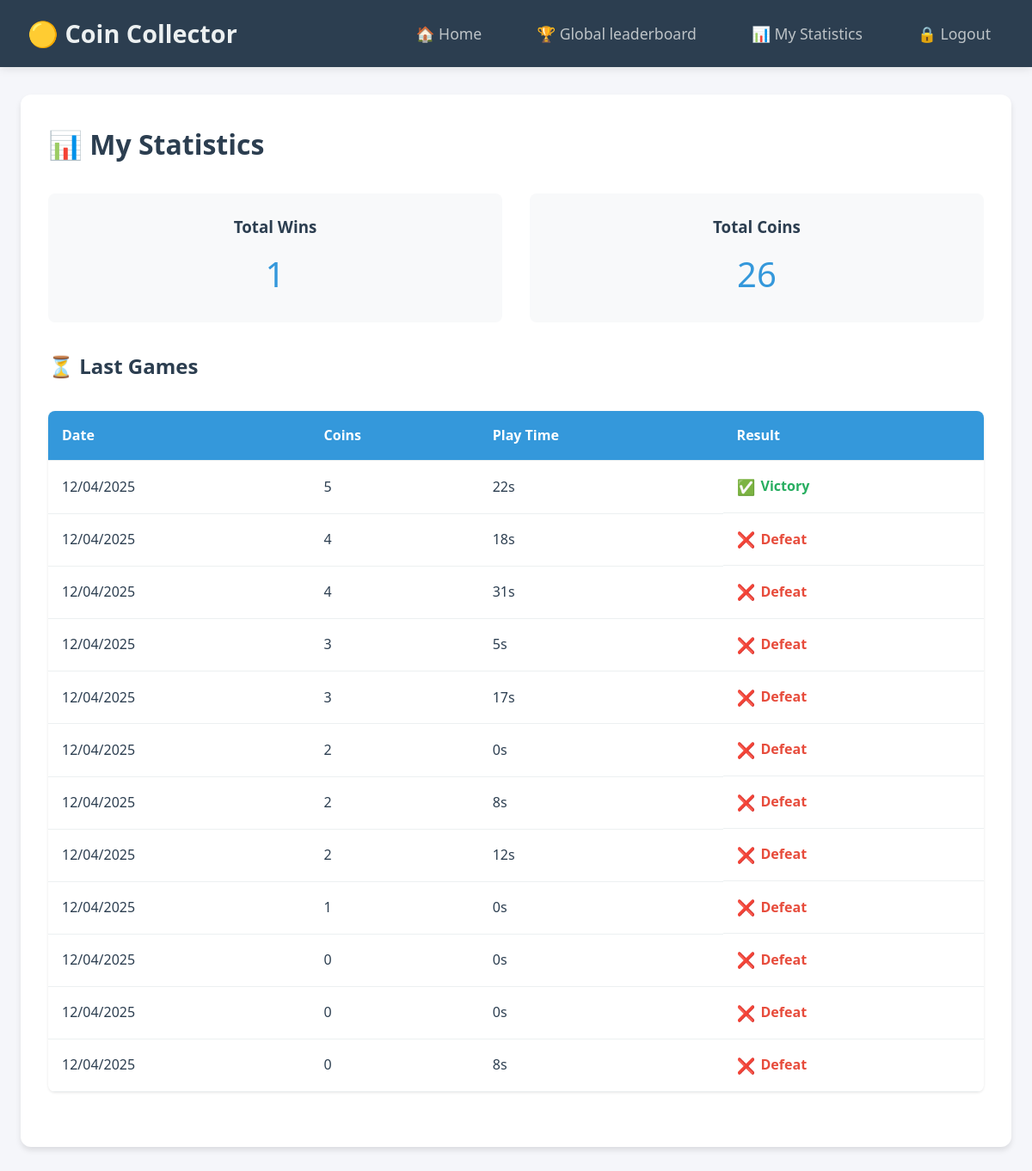
/my_stats (signed in), run on the app's committed database.
### app.py (models this page shows)
class Result(db.Model):
    id = db.Column(db.Integer, primary_key=True)
    user_id = db.Column(db.Integer, db.ForeignKey('user.id'), nullable=False)
    result = db.Column(db.String(20), nullable=False)
    coins = db.Column(db.Integer, nullable=False)
    time = db.Column(db.DateTime, default=lambda: datetime.now(timezone.utc))
    play_time = db.Column(db.Integer)
    user = db.relationship('User', backref=db.backref('results', lazy=True))

### app.py (the view)
@app.route("/my_stats")
@login_required
def user_leaderboard():
    user_results = Result.query.filter_by(user_id=current_user.id).order_by(
        case({"won": 1, "lost": 2, "quit": 3}, value=Result.result),
        case(
            (Result.result == 'won', Result.play_time),
            else_=-Result.coins
        ).asc(),
        Result.play_time.asc()
    ).limit(20).all()
    total_wins = Result.query.filter_by(user_id=current_user.id, result='won').count()
    total_coins = db.session.query(db.func.sum(Result.coins)).filter_by(user_id=current_user.id).scalar()
    return render_template('user_leaderboard.html',
                         results=user_results,
                         total_wins=total_wins,
                         total_coins=total_coins)

### app.py (called while the page is built)
@login_manager.user_loader
def load_user(user_id):
    return db.session.get(User, int(user_id))

### templates/user_leaderboard.html (shortened to what this page needs)
{% extends "base.html" %}
{% block content %}
    <div class="stats-container">
        <h1>📊 My Statistics</h1>
        <div class="stats-summary">
            <div class="stat-box">
                <h3>Total Wins</h3>
                <p class="stat-value">{{ total_wins }}</p>
            </div>
            <div class="stat-box">
                <h3>Total Coins</h3>
                <p class="stat-value">{{ total_coins }}</p>
            </div>
        </div>
        <h2>⏳ Last Games</h2>
        <table>
            <thead>
                <tr>
                    <th>Date</th>
                    <th>Coins</th>
                    <th>Play Time</th>
                    <th>Result</th>
                </tr>
            </thead>
            <tbody>
                {% for result in results %}
                    <tr>
                        <td>{{ result.time.strftime('%d/%m/%Y') }}</td>
                        <td>{{ result.coins }}</td>
                        <td>{{ result.play_time }}s</td>
                        <td class="result-{{ result.result }}">
                            {% if result.result == 'won' %}
                                Victory
                            {% elif result.result == 'lost' %}
                                Defeat
                            {% elif result.result == 'quit' %}
                                Quit
                            {% endif %}
                        </td>
                    </tr>
                {% endfor %}
            </tbody>
        </table>
    </div>
{% endblock %}

### static/css/styles.css (style rules this page uses)
* { margin: 0; padding: 0; box-sizing: border-box; font-family: 'Segoe UI', sans-serif; }
body { background: #f5f6fa; color: #2c3e50; line-height: 1.6; }
table { width: 100%; border-collapse: collapse; background: white; margin: 2rem 0; border-radius: 8px; overflow: hidden; box-shadow: 0 1px 3px rgba(0,0,0,0.1); }
th, td { padding: 1rem; text-align: left; border-bottom: 1px solid #ecf0f1; }
th { background: #3498db; color: white; font-weight: 600; }
.result-won { color: #27ae60; font-weight: 700; display: flex; align-items: center; gap: 6px; }
.result-won::before { content: "✅"; font-size: 1.1rem; }
.result-lost { color: #e74c3c; font-weight: 700; display: flex; align-items: center; gap: 6px; animation: shake 0.5s ease-in-out; }
.result-lost::before { content: "❌"; font-size: 1.1rem; }
.stats-container { background: white; padding: 2rem; border-radius: 12px; box-shadow: 0 4px 6px rgba(0,0,0,0.1); }
.stats-summary { display: grid; grid-template-columns: repeat(auto-fit, minmax(200px, 1fr)); gap: 2rem; margin: 2rem 0; }
.stat-box { background: #f8f9fa; padding: 1.5rem; border-radius: 8px; text-align: center; }
.stat-value { font-size: 2.5rem; color: #3498db; margin-top: 0.5rem; }

### data on the page
Result: time "12/04/2025", coins "5", play_time "22", result "Victory"
Result: time "12/04/2025", coins "4", play_time "18", result "Defeat"
Result: time "12/04/2025", coins "4", play_time "31", result "Defeat"
Result: time "12/04/2025", coins "3", play_time "5", result "Defeat"
Result: time "12/04/2025", coins "3", play_time "17", result "Defeat"
Result: time "12/04/2025", coins "2", play_time "0", result "Defeat"
Result: time "12/04/2025", coins "2", play_time "8", result "Defeat"
Result: time "12/04/2025", coins "2", play_time "12", result "Defeat"
Result: time "12/04/2025", coins "1", play_time "0", result "Defeat"
Result: time "12/04/2025", coins "0", play_time "0", result "Defeat"
Result: time "12/04/2025", coins "0", play_time "0", result "Defeat"
Result: time "12/04/2025", coins "0", play_time "8", result "Defeat"

### other printed values
{{ total_wins }} "1"
{{ total_coins }} "26"
